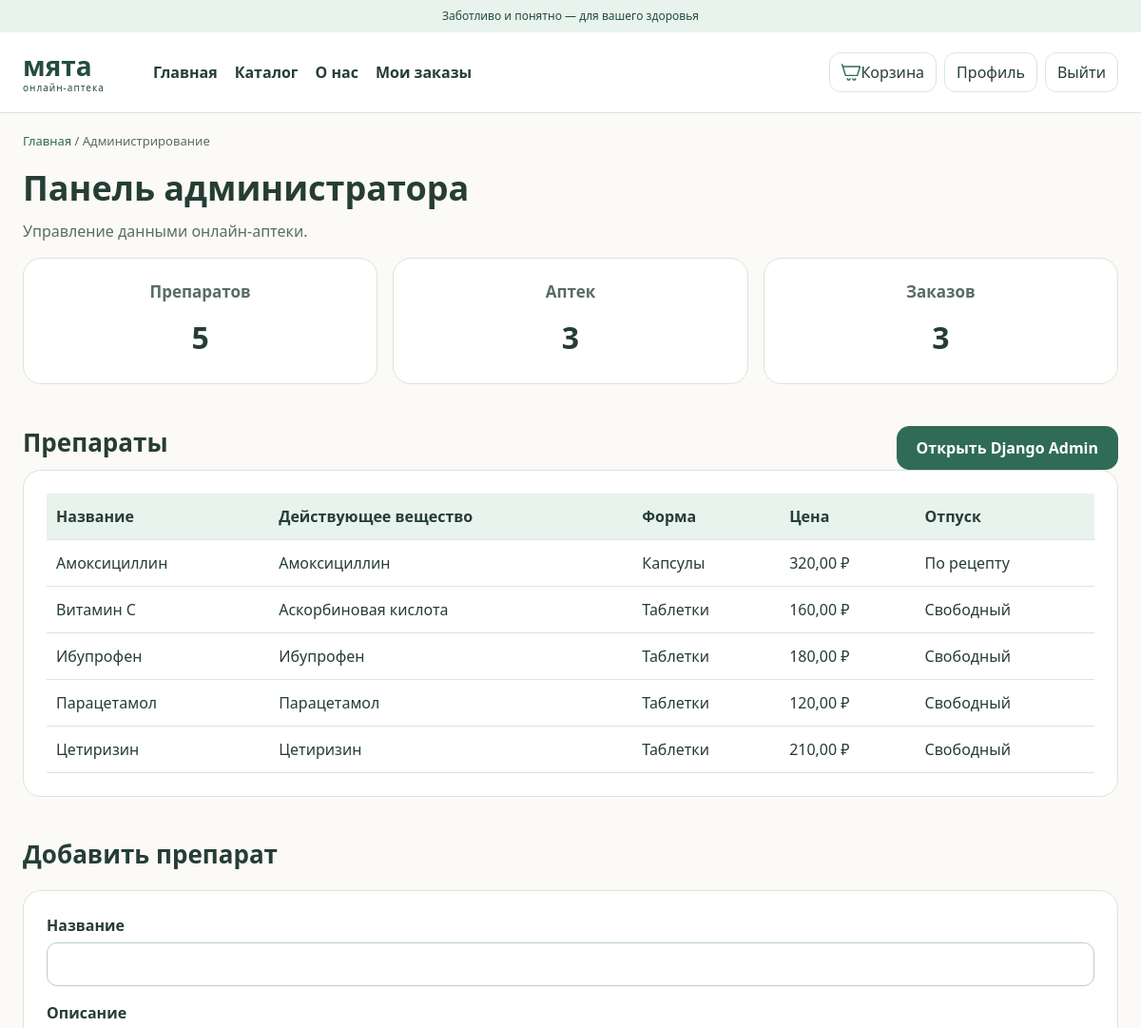
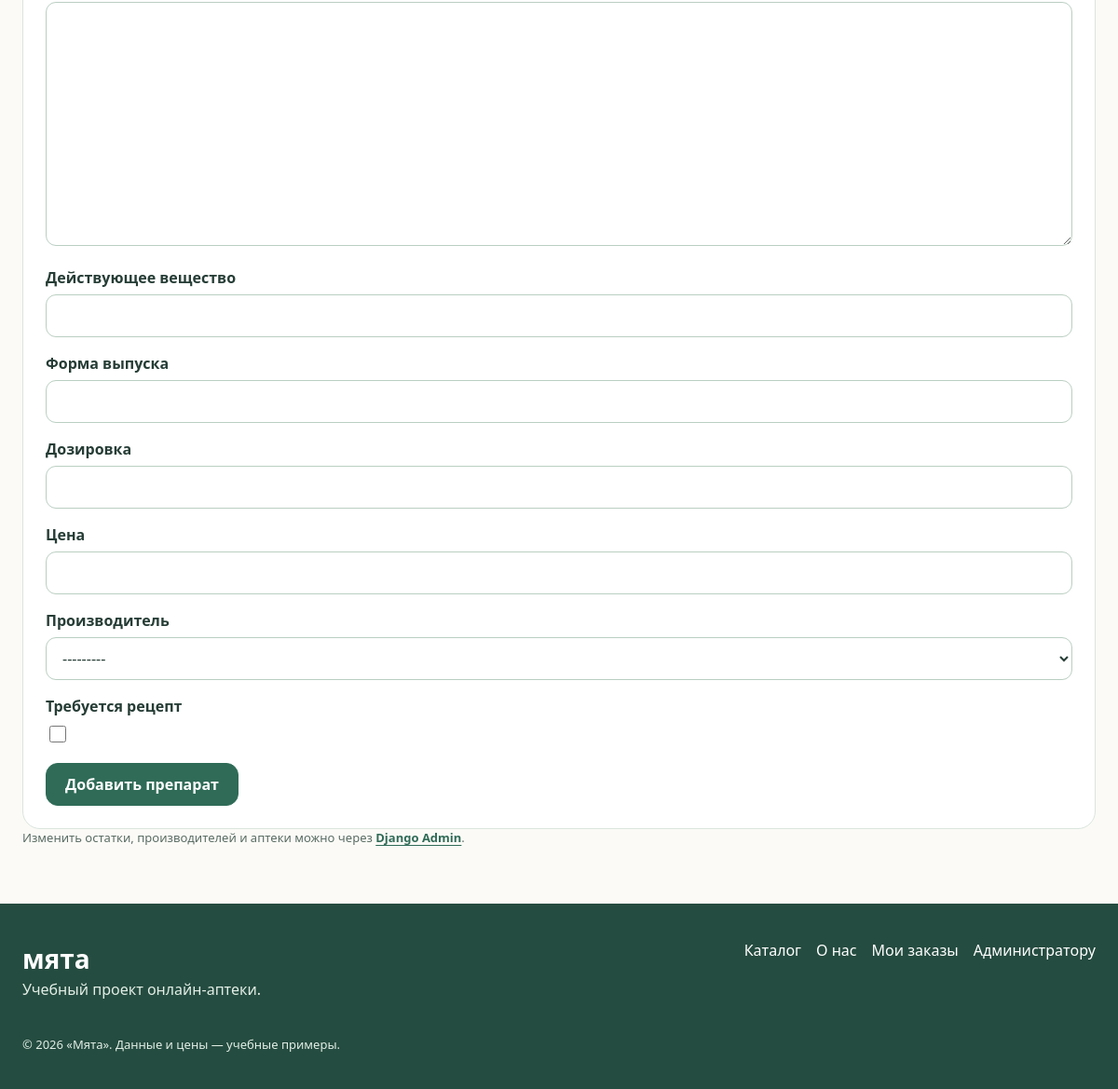
The page /staff/ (signed in) on the database its author committed (2 pictures, top to bottom).
### pharmacy/models.py (models this page shows, shortened)
class Medicine(models.Model):
    name = models.CharField("Название", max_length=150)
    description = models.TextField("Описание", max_length=2000, blank=True)
    substance = models.CharField("Действующее вещество", max_length=150)
    form = models.CharField("Форма выпуска", max_length=100)
    dosage = models.CharField("Дозировка", max_length=50)
    price = models.DecimalField("Цена", max_digits=10, decimal_places=2)
    prescription_required = models.BooleanField("Требуется рецепт", default=False)
    manufacturer = models.ForeignKey(
        Manufacturer,
        on_delete=models.PROTECT,
        related_name="medicines",
        verbose_name="Производитель"
    )
    pharmacies = models.ManyToManyField("Pharmacy",
        through="Stock",
        through_fields=("medicine", "pharmacy"),
        related_name="medicines"
    )
    class Meta:
        verbose_name = "Препарат"
        verbose_name_plural = "Препараты"
        ordering = ["name"]
        constraints = [
            models.CheckConstraint(
                condition=Q(price__gt=0),
                name="medicine_price_gt_0"
            )
        ]

### pharmacy/views.py (the view)
# urls.py: path("staff/", views.staff_panel, name="staff"),
@login_required
def staff_panel(request):
    if not request.user.is_staff:
        raise PermissionDenied
    stats = {
        "medicines": Medicine.objects.count(),
        "pharmacies": Pharmacy.objects.count(),
        "orders": Order.objects.count(),
    }
    medicines = Medicine.objects.select_related("manufacturer")[:30]
    return render(request, "admin.html", {"stats": stats, "medicines": medicines, "form": MedicineForm()})

### pharmacy/forms.py
class MedicineForm(forms.ModelForm):
    class Meta:
        model = Medicine
        fields = ("name", "description", "substance", "form", "dosage", "price", "manufacturer", "prescription_required")

### pharmacy/models.py (called while the page is built)
    def __str__(self):
        return self.name

### pharmacy/templates/admin.html (shortened to what this page needs)
{% extends 'base.html' %}
{% block content %}
<nav class="breadcrumbs"><a href="{% url 'pharmacy:home' %}">Главная</a> / Администрирование</nav>
<h1 class="page-title">Панель администратора</h1>
<p class="muted">Управление данными онлайн-аптеки.</p>
<div class="stats">
  <article class="panel stat"><h2>Препаратов</h2><strong>{{ stats.medicines }}</strong></article>
  <article class="panel stat"><h2>Аптек</h2><strong>{{ stats.pharmacies }}</strong></article>
  <article class="panel stat"><h2>Заказов</h2><strong>{{ stats.orders }}</strong></article>
</div>
<section class="section">
  <div class="section-heading"><h2>Препараты</h2><a class="btn" href="{% url 'admin:index' %}">Открыть Django Admin</a></div>
  <div class="panel table-wrap">
    <table><thead><tr><th>Название</th><th>Действующее вещество</th><th>Форма</th><th>Цена</th><th>Отпуск</th></tr></thead><tbody>
      {% for medicine in medicines %}
        <tr><td>{{ medicine.name }}</td><td>{{ medicine.substance }}</td><td>{{ medicine.form }}</td><td>{{ medicine.price|floatformat:2 }} ₽</td><td>{% if medicine.prescription_required %}По рецепту{% else %}Свободный{% endif %}</td></tr>
      {% empty %}<tr><td colspan="5">Препаратов пока нет.</td></tr>{% endfor %}
    </tbody></table>
  </div>
</section>
<section class="section" aria-labelledby="add-title">
  <h2 id="add-title">Добавить препарат</h2>
  <form method="post" action="{% url 'pharmacy:medicine_add' %}" class="panel form">
    {% for field in form %}
      <div class="form-field"><label for="{{ field.id_for_label }}">{{ field.label }}</label>{{ field }}{% for error in field.errors %}<p class="field-error">{{ error }}</p>{% endfor %}</div>
    {% endfor %}
    <button class="btn" type="submit">Добавить препарат</button>
  </form>
  <p class="hint">Изменить остатки, производителей и аптеки можно через <a class="text-link" href="{% url 'admin:index' %}">Django Admin</a>.</p>
</section>
{% endblock %}

### pharmacy/static/pharmacy/styles.css (style rules this page uses)
:root { --green: #2f6b57; --dark: #254c40; --mint: #e8f3ed; --bg: #fbfaf6; --text: #263d36; --gray: #596c64; --border: #dae5de; --error: #ae424b; --space: 16px; }
* { box-sizing: border-box; }
body { margin: 0; background: var(--bg); color: var(--text); font: 16px/1.5 'Segoe UI', Arial, sans-serif; }
a { color: inherit; text-decoration: none; }
button, input, select, textarea { font: inherit; }
button, a, summary { -webkit-tap-highlight-color: transparent; }
button { cursor: pointer; }
h1, h2, h3, p { margin-top: 0; }
h1 { font-size: 42px; line-height: 1.17; }
h2 { font-size: 26px; line-height: 1.25; }
.muted, .hint { color: var(--gray); }
.hint, small { font-size: 13px; }
.accent, .text-link { color: var(--green); }
.text-link { font-weight: 600; text-decoration: underline; text-underline-offset: 3px; }
.section { margin: 44px 0; }
.section-heading { display: flex; justify-content: space-between; align-items: center; gap: 16px; flex-wrap: wrap; }
.section-heading h2 { margin-bottom: 12px; }
.page-title { font-size: 36px; margin: 18px 0 12px; }
.breadcrumbs { padding-top: 20px; color: var(--gray); font-size: 13px; }
.breadcrumbs a { color: var(--green); }
.btn { display: inline-flex; align-items: center; justify-content: center; min-height: 44px; padding: 10px 20px; background: var(--green); color: white; border: 1px solid var(--green); border-radius: 13px; text-align: center; font-weight: 600; }
.panel { background: white; border: 1px solid var(--border); border-radius: 19px; padding: 24px; }
input, select, textarea { width: 100%; min-height: 44px; padding: 10px 13px; border: 1px solid #bacfc2; border-radius: 11px; background: white; color: var(--text); }
textarea { min-height: 95px; }
input[type='checkbox'] { width: 18px; min-height: 18px; height: 18px; }
.form-field { margin-bottom: 16px; }
.form-field label, .filters label { display: block; margin-bottom: 6px; font-weight: 600; }
.form-field input[type='checkbox'] { width: 18px; }
.benefits, .simple-categories, .stats { display: grid; grid-template-columns: repeat(3, minmax(0, 1fr)); gap: 16px; }
.stat { text-align: center; }
.stat h2 { font-size: 17px; color: var(--gray); }
.stat strong { font-size: 32px; }
.table-wrap { overflow-x: auto; }
table { border-collapse: collapse; min-width: 550px; width: 100%; }
th, td { text-align: left; padding: 12px 10px; border-bottom: 1px solid var(--border); }
th { background: var(--mint); }

### rows shown on the page
Medicine: name "Амоксициллин", substance "Амоксициллин", form "Капсулы", price "320,00", prescription_required "По рецепту"
Medicine: name "Витамин C", substance "Аскорбиновая кислота", form "Таблетки", price "160,00", prescription_required "Свободный"
Medicine: name "Ибупрофен", substance "Ибупрофен", form "Таблетки", price "180,00", prescription_required "Свободный"
Medicine: name "Парацетамол", substance "Парацетамол", form "Таблетки", price "120,00", prescription_required "Свободный"
Medicine: name "Цетиризин", substance "Цетиризин", form "Таблетки", price "210,00", prescription_required "Свободный"

### other values the page prints
{{ stats.medicines }} "5"
{{ stats.pharmacies }} "3"
{{ stats.orders }} "3"
{{ field.label }} "Название" "Описание" "Действующее вещество" "Форма выпуска" "Дозировка" "Цена" "Производитель" "Требуется рецепт"
